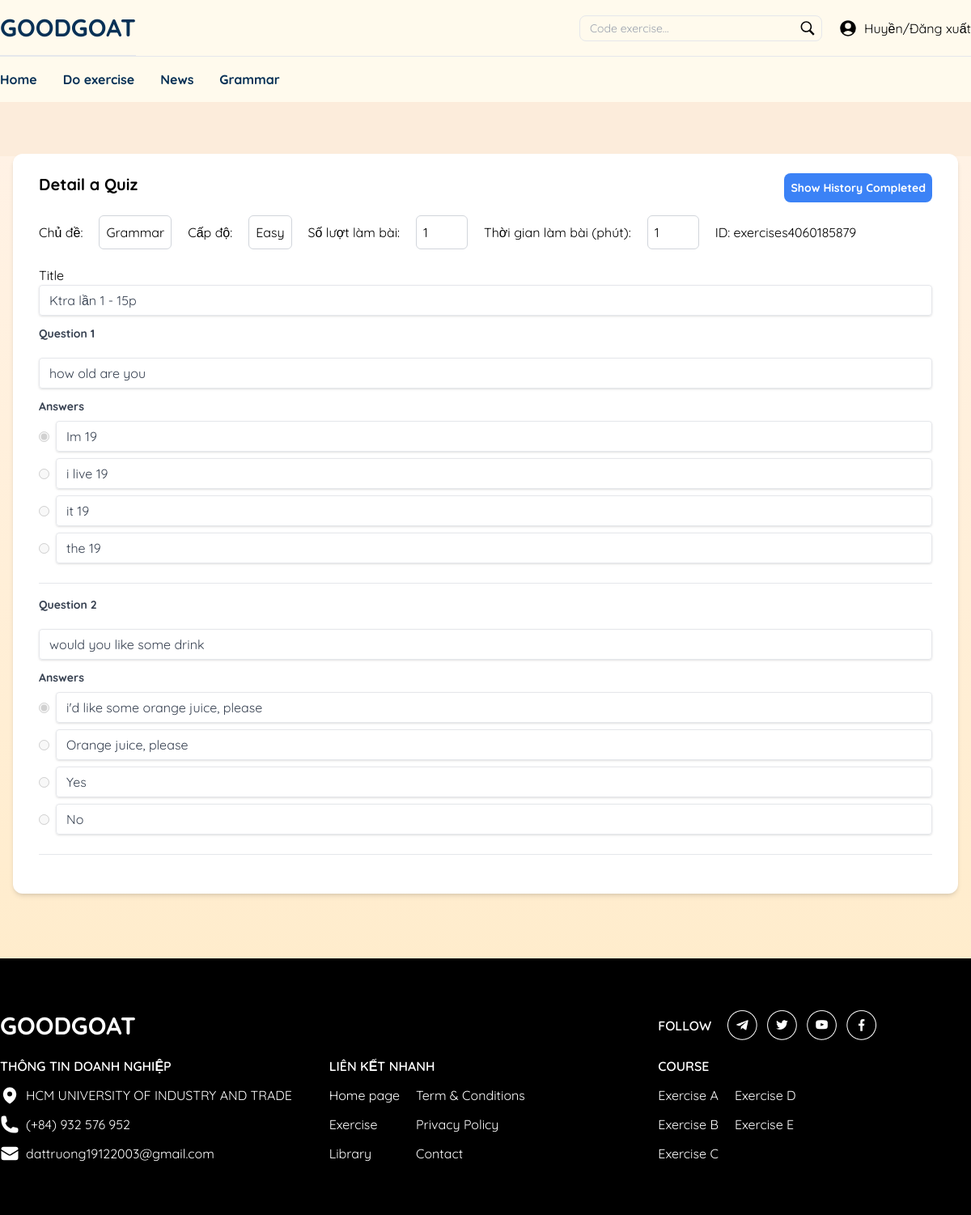
/Nhom3/index.php/exercise/detail?id=exercises4060185879 (signed in), run on the app's committed database.
### tables this page shows
CREATE TABLE `topic` (
  `id` varchar(50) NOT NULL,
  `name` varchar(50) DEFAULT NULL,
  `parent_id` varchar(50) DEFAULT NULL
);

CREATE TABLE `level` (
  `id` varchar(50) NOT NULL,
  `name` varchar(50) NOT NULL
);

CREATE TABLE `exercises` (
  `id` varchar(50) NOT NULL,
  `topic_id` varchar(50) NOT NULL,
  `level_id` varchar(50) NOT NULL,
  `time_limit_minutes` int(11) DEFAULT NULL,
  `has_time_limit` int(11) DEFAULT NULL,
  `user_id` varchar(50) NOT NULL,
  `isDel` bit(1) DEFAULT b'0',
  `title` text NOT NULL
);

CREATE TABLE `questions` (
  `id` varchar(50) NOT NULL,
  `question` text NOT NULL,
  `answers` text DEFAULT NULL,
  `exercise_id` varchar(50) NOT NULL,
  `isDel` bit(1) DEFAULT b'0'
);

### Nhom3/Controllers/BaseController.php (called while the page is built, shortened)
<?php
class BaseController
{
   public function view($viewpath, array $data = [])
   {
      require (self::VIEW_FOLDER_NAME . '/' . str_replace(".", "/", $viewpath) . '.php');
   }
}

### Nhom3/Controllers/ExerciseController.php (called while the page is built, shortened)
<?php
class ExerciseController extends BaseController
{
   private $exerciseModel;
   private $levelModel;
   private $topicModel;
   private $questionModel;
   private $userHistoryExerciseModel;
   public function __construct()
   {
      $this->exerciseModel = new ExerciseModel();
      $this->levelModel = new LevelModel();
      $this->topicModel = new TopicModel();
      $this->questionModel = new QuestionModel();
      $this->userHistoryExerciseModel = new UserHistoryExerciseModel();
   }
   public function detail()
   {
      $id = $_GET['id'];
      $exercise = $this->exerciseModel->findById($id)[0];
      $questions = $this->questionModel->getQuestionByExerciseId($id);
      $topics = $this->topicModel->getAll();
      $levels = $this->levelModel->getAll();
      $historyCompleteds = $this->userHistoryExerciseModel->findByExerciseId($id);
      return $this->view('frontend.exercises.detail', ['exercise' => $exercise, 'questions' => $questions, 'topics' => $topics, 'levels' => $levels, 'historyCompleteds' => $historyCompleteds]);
   }
}

### Nhom3/index.php (called while the page is built, shortened)
<?php
require './Core/Database.php';
require './Models/BaseModel.php';
require './Controllers/BaseController.php';
$parts = explode('/', $_SERVER['REQUEST_URI']);
$actionName = isset($parts[4]) && $parts[4] != '' ? explode('?', $parts[4])[0] : 'index';
$controllerObject = new $controllerName;
$controllerObject->$actionName();

### Nhom3/Core/Database.php (called while the page is built, shortened)
<?php
class Database
{
   public function connect()
   {
      $connect = mysqli_connect(self::HOST, self::USERNAME, self::PASSWORD, self::DB_NAME);
      mysqli_set_charset($connect, 'utf8');
      if (mysqli_connect_errno() === 0) {
         return $connect;
      }
      return false;
   }
}

### Nhom3/Models/BaseModel.php (called while the page is built, shortened)
<?php
class BaseModel extends Database
{
   protected $connect;
   public function __construct()
   {
      $this->connect = $this->connect();
   }
   public function getTable($TableName, $select = ['*'], $orderBy = [] , $Limit = null)
   {
      $select = implode(",", $select);
      $orderBy = implode(",", $orderBy);
      $sql = "SELECT $select FROM $TableName";
      $sql .= ($orderBy != null) ? " ORDER BY $orderBy" : "";
      $sql .= ($Limit != null) ? " LIMIT $Limit" : "";
      $query = $this->_query($sql);
      $data = [];
      while ($row = mysqli_fetch_assoc($query)) {
         array_push($data, $row);
      }
      return $data;
   }
   public function _query($sql)
   {
      return mysqli_query($this->connect, $sql);
   }
}

### Nhom3/Models/TopicModel.php (called while the page is built, shortened)
<?php
class TopicModel extends BaseModel
{
    public function getAll($select = ['*'], $orderBy = [] , $Limit = null)
    {
        return $this->getTable(self::TABLE, $select, $orderBy, $Limit);
    }
}

### Nhom3/Models/ExerciseModel.php (called while the page is built, shortened)
<?php
class ExerciseModel extends BaseModel
{
    public function findById($id)
    {
        $data = [];
        $query = $this->_query("SELECT * FROM " . self::TABLE . " WHERE id = '$id' AND isDel = 0");
        while ($row = mysqli_fetch_assoc($query)) {
            array_push($data, $row);
        }
        return $data;
    }
}

### Nhom3/Models/LevelModel.php (called while the page is built, shortened)
<?php
class LevelModel extends BaseModel
{
    public function getAll($select = ['*'], $orderBy = [] , $Limit = null)
    {
        return $this->getTable(self::TABLE, $select, $orderBy, $Limit);
    }
}

### Nhom3/Models/QuestionModel.php (called while the page is built, shortened)
<?php
class QuestionModel extends BaseModel
{
    public function getQuestionByExerciseId($id)
    {
        $data = [];
        $query = $this->_query("SELECT * FROM " . self::TABLE . " WHERE exercise_id = '$id'");
        while ($row = mysqli_fetch_assoc($query)) {
            array_push($data, $row);
        }
        return $data;
    }
}

### Nhom3/Views/frontend/exercises/detail.php (the view, shortened to what this page needs)
<?php
include "Views/frontend/partitions/header.php";
?>
<section class="relative bg-gradient-exercise min-h-[calc(100vh-133px)]">
    <div class="container mx-auto px-4 py-16 max-w-[80rem]">
        <div id="quizForm" class="bg-white shadow-md rounded-xl px-8 pt-6 pb-8 mb-4 relative">
            <div id="Detail-Question">
                <h1 class="text-xl font-bold mb-6">Detail a Quiz <button id="show"
                        class="bg-blue-500 text-white rounded-lg p-2 text-sm right-0 float-end">Show
                        History Completed</button> </h1>
                <div class="flex gap-5 mb-5 items-center text-nowrap">
                    <label for="topic">Chủ đề:</label>
                    <span id="topic" name="topic" class="bg-white p-2 border border-gray-300 rounded-md">
                        <?php foreach ($topics as $topic) {
                            if ($topic['id'] == $exercise['topic_id']) {
                                echo $topic['name'];
                            }
                        }
                        ?>
                    </span>
                    <label for="level">Cấp độ:</label>
                    <span id="level" name="level" class="bg-white p-2 border border-gray-300 rounded-md">
                        <?php foreach ($levels as $level) {
                            if ($level['id'] == $exercise['level_id']) {
                                echo $level['name'];
                            }
                        }
                        ?>
                    </span>
                    <label for="hasLimitTime">Số lượt làm bài:</label>
                    <span id="hasLimitTime" class="bg-white p-2 border border-gray-300 rounded-md w-16">
                        <?= $exercise['has_time_limit'] ?></span>
                    <label for="timeLimitMinutes">Thời gian làm bài (phút):</label>
                    <span id="timeLimitMinutes"
                        class="bg-white p-2 border border-gray-300 rounded-md w-16"><?= $exercise['time_limit_minutes'] ?></span>
                    <span id="Exercise_ID" data-id=<?= $exercise['id'] ?>>ID: <?= $exercise['id'] ?></span>
                </div>
                <div class="mb-3">
                    <label for="title"> Title</label>
                    <span type="text" name="title" id="title"
                        class="shadow appearance-none border rounded w-full py-2 px-3 text-gray-700 leading-tight focus:outline-none focus:shadow-outline block"><?= $exercise['title'] ?></span>
                </div>
                <div id="questionsContainer">
                    <?php foreach ($questions as $index => $question): ?>
                    <div class="question-block mb-4 border-b border-gray-200 pb-4" id=<?= $question['id'] ?>>
                        <div class="flex justify-between items-end mb-3">
                            <label class="block text-gray-700 text-sm font-bold mb-2">Question <?= $index + 1 ?></label>
                        </div>
                        <span name="question_<?= $index + 1 ?>"
                            class="shadow appearance-none border rounded w-full py-2 px-3 text-gray-700 leading-tight focus:outline-none focus:shadow-outline block">
                            <?= $question['question'] ?></span>
                        <div class="mt-3">
                            <label class="block text-gray-700 text-sm font-bold mb-2">Answers</label>
                            <?php
                                $questionAnswers = json_decode($question['answers'], true);
                                foreach ($questionAnswers as $ansIndex => $answer): ?>
                            <div class="flex items-center mb-2">
                                <input type="radio" name="correct_<?= $index + 1 ?>"
                                    value="answer<?= $ansIndex + 1 ?>_<?= $index + 1 ?>" class="mr-2"
                                    <?= $answer['isCorrect'] == 1 ? 'checked' : '' ?> disabled>
                                <span
                                    class="answer-input shadow appearance-none border rounded w-full py-2 px-3 text-gray-700 leading-tight focus:outline-none focus:shadow-outline block">
                                    <?= $answer['answer'] ?>
                                </span>
                            </div>
                            <?php endforeach; ?>
                        </div>
                    </div>
                    <?php endforeach; ?>
                </div>
            </div>
        </div>
    </div>
</section>
<?php include "Views/frontend/partitions/footer.php"; ?>

### data on the page
topic: name "Grammar"
level: name "Easy"
exercises: has_time_limit "1", time_limit_minutes "1", id "exercises4060185879", title "Ktra lần 1 - 15p"
questions: question "how old are you", answer "Im 19", answer "i live 19", answer "it 19", answer "the 19"
questions: question "would you like some drink", answer "i'd like some orange juice, please", answer "Orange juice, please", answer "Yes", answer "No"

### other printed values
$_COOKIE['user_displayName'] "Huyền"
